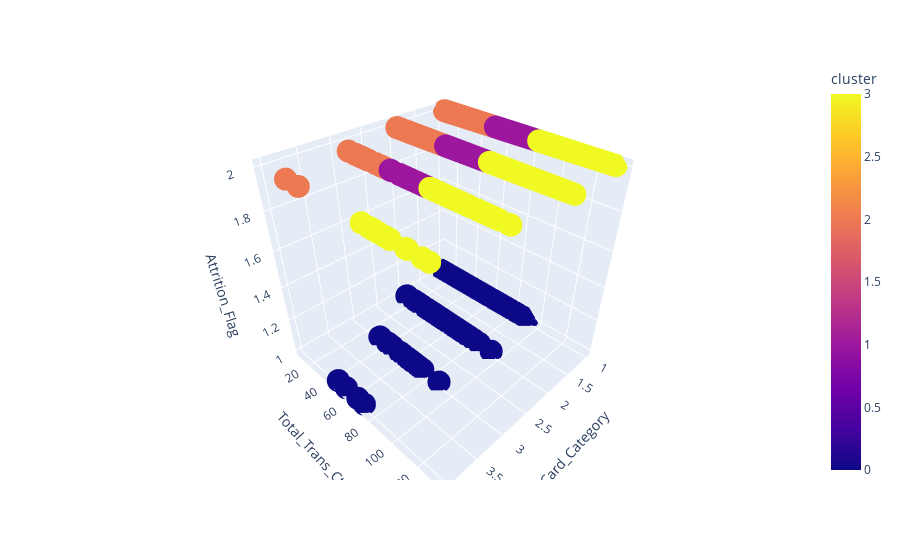

Notebook code for this chart:
### Code cell
fig = px.scatter_3d(data_noout, x = 'Card_Category',
y = 'Total_Trans_Ct',
z = 'Attrition_Flag',
color = 'cluster')

fig.show()

### Figure 1 — Plotly figure (JSON) as saved in the notebook; plotly's stock layout.template omitted (floating-point values rounded to 4 significant figures; data arrays with more than 128 entries replaced by an {"elided": "..."} marker saying what was removed)
{"data": [{"hovertemplate": "Card_Category=%{x}<br>Total_Trans_Ct=%{y}<br>Attrition_Flag=%{z}<br>cluster=%{marker.color}<extra></extra>", "legendgroup": "", "marker": {"color": {"elided": "10125 int values"}, "coloraxis": "coloraxis", "symbol": "circle"}, "mode": "markers", "name": "", "scene": "scene", "showlegend": false, "type": "scatter3d", "x": {"elided": "10125 int values"}, "y": {"elided": "10125 int values"}, "z": {"elided": "10125 int values"}}], "layout": {"coloraxis": {"colorbar": {"title": {"text": "cluster"}}, "colorscale": [[0, "#0d0887"], [0.1111, "#46039f"], [0.2222, "#7201a8"], [0.3333, "#9c179e"], [0.4444, "#bd3786"], [0.5556, "#d8576b"], [0.6667, "#ed7953"], [0.7778, "#fb9f3a"], [0.8889, "#fdca26"], [1, "#f0f921"]]}, "legend": {"tracegroupgap": 0}, "margin": {"t": 60}, "scene": {"domain": {"x": [0, 1], "y": [0, 1]}, "xaxis": {"title": {"text": "Card_Category"}}, "yaxis": {"title": {"text": "Total_Trans_Ct"}}, "zaxis": {"title": {"text": "Attrition_Flag"}}}}}
